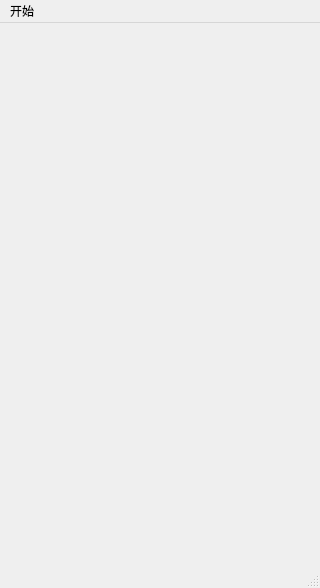
<?xml version="1.0" encoding="UTF-8"?>
<ui version="4.0">
 <class>PlayScence</class>
 <widget class="QMainWindow" name="PlayScence">
  <property name="geometry">
   <rect>
    <x>0</x>
    <y>0</y>
    <width>320</width>
    <height>588</height>
   </rect>
  </property>
  <property name="minimumSize">
   <size>
    <width>320</width>
    <height>588</height>
   </size>
  </property>
  <property name="maximumSize">
   <size>
    <width>320</width>
    <height>588</height>
   </size>
  </property>
  <property name="windowTitle">
   <string>翻金币界面</string>
  </property>
  <property name="windowIcon">
   <iconset resource="res.qrc">
    <normaloff>:/res/Coin0001.png</normaloff>:/res/Coin0001.png</iconset>
  </property>
  <widget class="QWidget" name="centralwidget"/>
  <widget class="QMenuBar" name="menubar">
   <property name="geometry">
    <rect>
     <x>0</x>
     <y>0</y>
     <width>320</width>
     <height>21</height>
    </rect>
   </property>
   <widget class="QMenu" name="menu">
    <property name="title">
     <string>开始</string>
    </property>
    <addaction name="actionclose"/>
   </widget>
   <addaction name="menu"/>
  </widget>
  <widget class="QStatusBar" name="statusbar"/>
  <action name="actionclose">
   <property name="text">
    <string>关闭</string>
   </property>
  </action>
 </widget>
 <resources>
  <include location="res.qrc"/>
 </resources>
 <connections/>
</ui>
